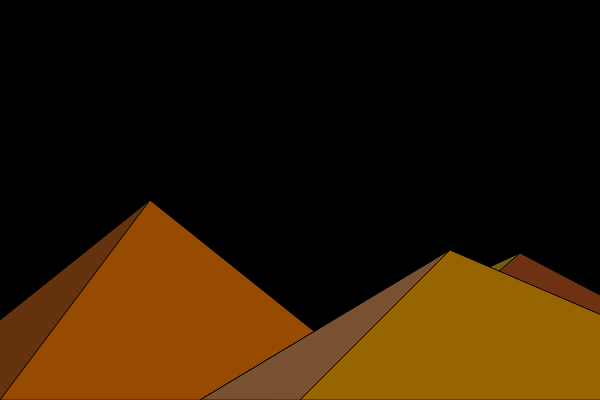
Frame 1 (no input)
Frame 60 (no input): identical to frame 1, image omitted
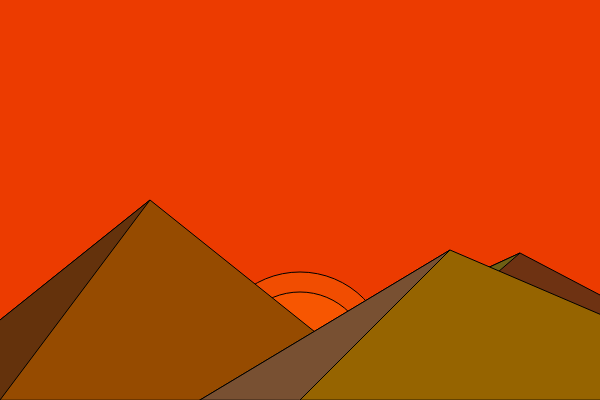
Frame 120 (the mouse pressed at the canvas centre since frame 60)

The p5.js sketch that drew these frames (run headless with seeded random() and noise() and a simulated clock; from frame 60 on, the mouse is pressed at the canvas centre):

// p5.js sketch
// ── sketch.js
let sunHeight = 600;


let redVal = 0;
let greenVal = 0;

function setup() {
  createCanvas(600, 400);
}

function draw() {
  
  background(redVal, greenVal, 0);
 
  //sun
  fill(255, 135, 5, 60);
  circle(300, sunHeight, 180);
  fill(255, 100, 0, 100);
  circle(300, sunHeight, 140);
 
  //mountains
  fill(110, 50, 18);
  triangle(200, 400, 520, 253, 800, 400);
  fill(110,95,20);
  triangle(200,400,520,253,350,400); 
 
  fill(150, 75, 0);
  triangle(-100, 400, 150, 200, 400, 400);
  fill(100, 50, 12);
  triangle(-100, 400, 150, 200, 0, 400);
 
  fill(150, 100, 0);
  triangle(200, 400, 450, 250, 800, 400);
  fill(120, 80, 50);
  triangle(200, 400, 450, 250, 300, 400);


  if (sunHeight > 130) {
    sunHeight -=2;
  
    //nested condition 
    if (sunHeight < 480) {
      redVal +=4;    
      greenVal +=1;
    }
  }
}
